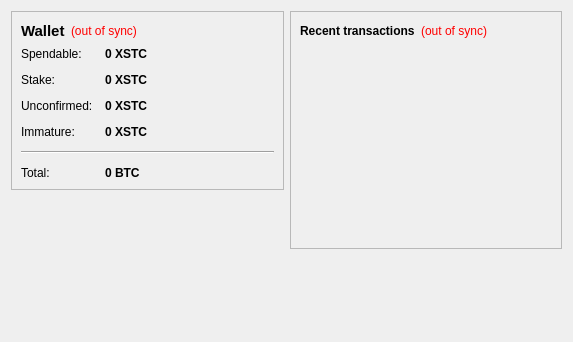
<?xml version="1.0" encoding="UTF-8"?>
<ui version="4.0">
 <class>OverviewPage</class>
 <widget class="QWidget" name="OverviewPage">
  <property name="geometry">
   <rect>
    <x>0</x>
    <y>0</y>
    <width>573</width>
    <height>342</height>
   </rect>
  </property>
  <property name="windowTitle">
   <string>Form</string>
  </property>
  <layout class="QHBoxLayout" name="horizontalLayout" stretch="1,1">
   <item>
    <layout class="QVBoxLayout" name="verticalLayout_2">
     <item>
      <widget class="QFrame" name="frame">
       <property name="frameShape">
        <enum>QFrame::StyledPanel</enum>
       </property>
       <property name="frameShadow">
        <enum>QFrame::Raised</enum>
       </property>
       <layout class="QVBoxLayout" name="verticalLayout_4">
        <item>
         <layout class="QHBoxLayout" name="horizontalLayout_4">
          <item>
           <widget class="QLabel" name="label_5">
            <property name="font">
             <font>
              <pointsize>11</pointsize>
              <weight>75</weight>
              <bold>true</bold>
             </font>
            </property>
            <property name="text">
             <string>Wallet</string>
            </property>
           </widget>
          </item>
          <item>
           <widget class="QLabel" name="labelWalletStatus">
            <property name="toolTip">
             <string>The displayed information may be out of date. Your wallet automatically synchronizes with the Safetradecoin network after a connection is established, but this process has not completed yet.</string>
            </property>
            <property name="styleSheet">
             <string notr="true">QLabel { color: red; }</string>
            </property>
            <property name="text">
             <string notr="true">(out of sync)</string>
            </property>
            <property name="alignment">
             <set>Qt::AlignLeading|Qt::AlignLeft|Qt::AlignVCenter</set>
            </property>
           </widget>
          </item>
          <item>
           <spacer name="horizontalSpacer_2">
            <property name="orientation">
             <enum>Qt::Horizontal</enum>
            </property>
            <property name="sizeHint" stdset="0">
             <size>
              <width>40</width>
              <height>20</height>
             </size>
            </property>
           </spacer>
          </item>
         </layout>
        </item>
        <item>
         <layout class="QFormLayout" name="formLayout_2">
          <property name="fieldGrowthPolicy">
           <enum>QFormLayout::AllNonFixedFieldsGrow</enum>
          </property>
          <property name="horizontalSpacing">
           <number>12</number>
          </property>
          <property name="verticalSpacing">
           <number>12</number>
          </property>
          <item row="0" column="0">
           <widget class="QLabel" name="label">
            <property name="text">
             <string>Spendable:</string>
            </property>
           </widget>
          </item>
          <item row="0" column="1">
           <widget class="QLabel" name="labelBalance">
            <property name="font">
             <font>
              <weight>75</weight>
              <bold>true</bold>
             </font>
            </property>
            <property name="cursor">
             <cursorShape>IBeamCursor</cursorShape>
            </property>
            <property name="toolTip">
             <string>Your current spendable balance</string>
            </property>
            <property name="text">
             <string notr="true">0 XSTC</string>
            </property>
            <property name="textInteractionFlags">
             <set>Qt::LinksAccessibleByMouse|Qt::TextSelectableByKeyboard|Qt::TextSelectableByMouse</set>
            </property>
           </widget>
          </item>
          <item row="1" column="0">
           <widget class="QLabel" name="label_6">
            <property name="text">
             <string>Stake:</string>
            </property>
           </widget>
          </item>
          <item row="1" column="1">
           <widget class="QLabel" name="labelStake">
            <property name="font">
             <font>
              <weight>75</weight>
              <bold>true</bold>
             </font>
            </property>
            <property name="cursor">
             <cursorShape>IBeamCursor</cursorShape>
            </property>
            <property name="toolTip">
             <string>Total of coins that was staked, and do not yet count toward the current balance</string>
            </property>
            <property name="text">
             <string notr="true">0 XSTC</string>
            </property>
            <property name="textInteractionFlags">
             <set>Qt::LinksAccessibleByMouse|Qt::TextSelectableByKeyboard|Qt::TextSelectableByMouse</set>
            </property>
           </widget>
          </item>
          <item row="2" column="0">
           <widget class="QLabel" name="label_3">
            <property name="text">
             <string>Unconfirmed:</string>
            </property>
           </widget>
          </item>
          <item row="2" column="1">
           <widget class="QLabel" name="labelUnconfirmed">
            <property name="font">
             <font>
              <weight>75</weight>
              <bold>true</bold>
             </font>
            </property>
            <property name="cursor">
             <cursorShape>IBeamCursor</cursorShape>
            </property>
            <property name="toolTip">
             <string>Total of transactions that have yet to be confirmed, and do not yet count toward the current balance</string>
            </property>
            <property name="text">
             <string notr="true">0 XSTC</string>
            </property>
            <property name="textInteractionFlags">
             <set>Qt::LinksAccessibleByMouse|Qt::TextSelectableByKeyboard|Qt::TextSelectableByMouse</set>
            </property>
           </widget>
          </item>
          <item row="3" column="0">
           <widget class="QLabel" name="labelImmatureText">
            <property name="text">
             <string>Immature:</string>
            </property>
           </widget>
          </item>
          <item row="3" column="1">
           <widget class="QLabel" name="labelImmature">
            <property name="font">
             <font>
              <weight>75</weight>
              <bold>true</bold>
             </font>
            </property>
            <property name="toolTip">
             <string>Mined balance that has not yet matured</string>
            </property>
            <property name="text">
             <string notr="true">0 XSTC</string>
            </property>
            <property name="textInteractionFlags">
             <set>Qt::LinksAccessibleByMouse|Qt::TextSelectableByKeyboard|Qt::TextSelectableByMouse</set>
            </property>
           </widget>
          </item>
          <item row="4" column="0" colspan="2">
           <widget class="Line" name="line">
            <property name="orientation">
             <enum>Qt::Horizontal</enum>
            </property>
           </widget>
          </item>
          <item row="5" column="0">
           <widget class="QLabel" name="labelTotalText">
            <property name="text">
             <string>Total:</string>
            </property>
           </widget>
          </item>
          <item row="5" column="1">
           <widget class="QLabel" name="labelTotal">
            <property name="font">
             <font>
              <weight>75</weight>
              <bold>true</bold>
             </font>
            </property>
            <property name="cursor">
             <cursorShape>IBeamCursor</cursorShape>
            </property>
            <property name="toolTip">
             <string>Your current total balance</string>
            </property>
            <property name="text">
             <string notr="true">0 BTC</string>
            </property>
            <property name="textInteractionFlags">
             <set>Qt::LinksAccessibleByMouse|Qt::TextSelectableByKeyboard|Qt::TextSelectableByMouse</set>
            </property>
           </widget>
          </item>
         </layout>
        </item>
       </layout>
      </widget>
     </item>
     <item>
      <spacer name="verticalSpacer">
       <property name="orientation">
        <enum>Qt::Vertical</enum>
       </property>
       <property name="sizeHint" stdset="0">
        <size>
         <width>20</width>
         <height>40</height>
        </size>
       </property>
      </spacer>
     </item>
    </layout>
   </item>
   <item>
    <layout class="QVBoxLayout" name="verticalLayout_3">
     <item>
      <widget class="QFrame" name="frame_2">
       <property name="frameShape">
        <enum>QFrame::StyledPanel</enum>
       </property>
       <property name="frameShadow">
        <enum>QFrame::Raised</enum>
       </property>
       <layout class="QVBoxLayout" name="verticalLayout">
        <item>
         <layout class="QHBoxLayout" name="horizontalLayout_2">
          <item>
           <widget class="QLabel" name="label_4">
            <property name="text">
             <string>&lt;b&gt;Recent transactions&lt;/b&gt;</string>
            </property>
           </widget>
          </item>
          <item>
           <widget class="QLabel" name="labelTransactionsStatus">
            <property name="toolTip">
             <string>The displayed information may be out of date. Your wallet automatically synchronizes with the Safetradecoin network after a connection is established, but this process has not completed yet.</string>
            </property>
            <property name="styleSheet">
             <string notr="true">QLabel { color: red; }</string>
            </property>
            <property name="text">
             <string notr="true">(out of sync)</string>
            </property>
            <property name="alignment">
             <set>Qt::AlignRight|Qt::AlignTrailing|Qt::AlignVCenter</set>
            </property>
           </widget>
          </item>
          <item>
           <spacer name="horizontalSpacer">
            <property name="orientation">
             <enum>Qt::Horizontal</enum>
            </property>
            <property name="sizeHint" stdset="0">
             <size>
              <width>40</width>
              <height>20</height>
             </size>
            </property>
           </spacer>
          </item>
         </layout>
        </item>
        <item>
         <widget class="QListView" name="listTransactions">
          <property name="styleSheet">
           <string notr="true">QListView { background: transparent; }</string>
          </property>
          <property name="frameShape">
           <enum>QFrame::NoFrame</enum>
          </property>
          <property name="verticalScrollBarPolicy">
           <enum>Qt::ScrollBarAlwaysOff</enum>
          </property>
          <property name="horizontalScrollBarPolicy">
           <enum>Qt::ScrollBarAlwaysOff</enum>
          </property>
          <property name="selectionMode">
           <enum>QAbstractItemView::NoSelection</enum>
          </property>
         </widget>
        </item>
       </layout>
      </widget>
     </item>
     <item>
      <spacer name="verticalSpacer_2">
       <property name="orientation">
        <enum>Qt::Vertical</enum>
       </property>
       <property name="sizeHint" stdset="0">
        <size>
         <width>20</width>
         <height>40</height>
        </size>
       </property>
      </spacer>
     </item>
    </layout>
   </item>
  </layout>
 </widget>
 <resources/>
 <connections/>
</ui>
